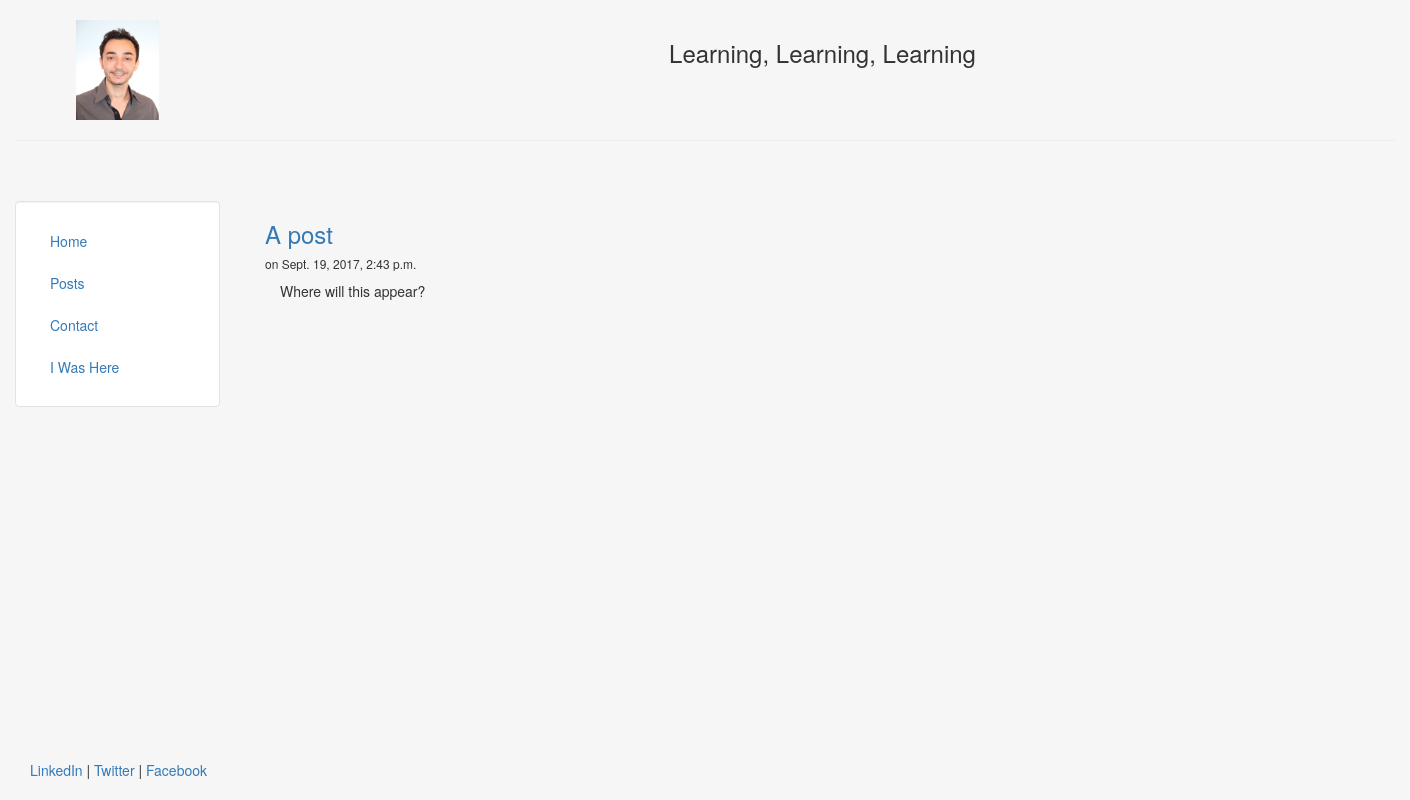
/posts/1, run on the app's committed database.
### posts/models.py (models this page shows, shortened)
class Post(models.Model): #Post inherits from models.Model
    title = models.CharField(max_length = 140)
    body = models.TextField()
    date = models.DateTimeField()

### posts/templates/posts/post.html
{% extends "personal/header.html" %}
{% block content %}
<h3><a href="/posts/{{post.id}}">{{ post.title }}</a></h3>
<h6> on {{ post.date }}</h6>
	<div class = "container">
		{{ post.body|safe|linebreaks}}
	</div>
	<br><br>
{% endblock %}

### personal/templates/personal/header.html (style rules this page uses)
html, body { height:100% }

### data on the page
Post: title "A post", date "Sept. 19, 2017, 2:43 p.m.", body "Where will this appear?"
